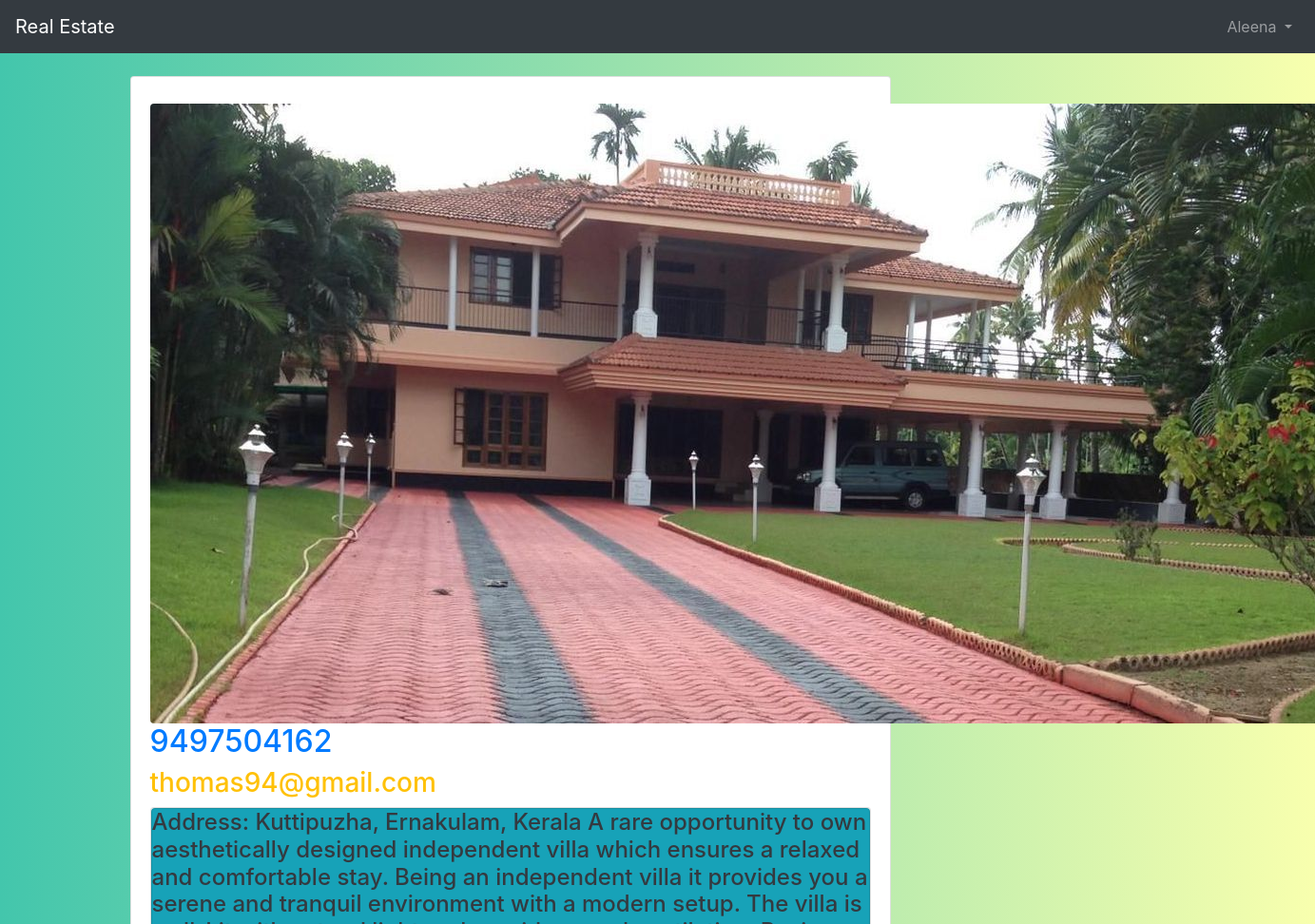
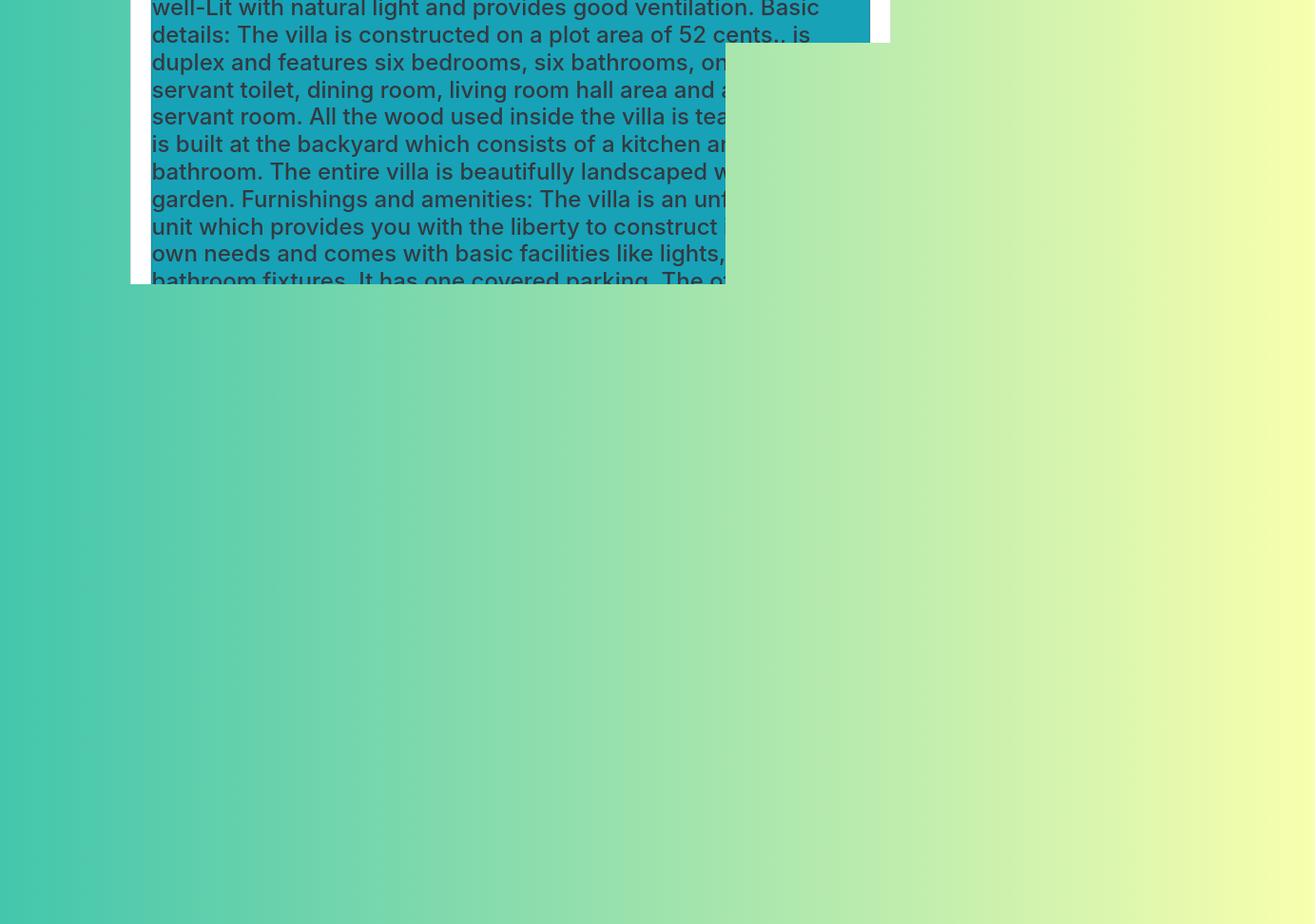
The app's page /detail/1/ (signed in) with its own data (2 pictures, top to bottom).
### users/models.py (models this page shows)
class CustomUser(AbstractUser):
	TYPE = [
			('seller'),
			('buyer'),
		]
	age = models.PositiveIntegerField(null=True, blank=True)

### realtors/models.py (models this page shows, shortened)
class Realtor(models.Model):
	bedroom_choices = {
  				'1':1,
  				'2':2,
  				'3':3,
  				'4':4,
  				'5':5,
   					}
	price_choices = {
  				'100000':'$100,000',
  				'200000':'$200,000',
  				'300000':'$300,000',
  				'400000':'$400,000',
					}
	District_choices = {
        		'TVM' : 'Thiruvananthapuram',
        		'ALP' :	'Alappuzha',
        		'KTM' :	'Kottayam',
        		'IDK' :	'Idukki',
        		'ERKLM'	:'Ernakulam,'
       				}
	class Meta:
		verbose_name = 'Realtor'
	owner_name = models.CharField(max_length=200)
	photo = models.ImageField(upload_to='photos/%Y/%m/%d/')
	description = models.TextField(blank=True)
	phone = models.CharField(max_length=20)
	email = models.CharField(max_length=50)
	district = models.TextField(blank =True)

### realtors/views.py (the view)
# urls.py: path('detail/<int:pk>/',PropertyDetailView.as_view(),name = 'detail'),
class PropertyDetailView( LoginRequiredMixin,PermissionRequiredMixin,DetailView):
	model = Realtor
	template_name ='detail.html'
	login_url = 'login'
	permission_required = 'realtors.special_access'

### templates/detail.html (shortened to what this page needs)
{% extends 'base.html' %}
{% load static %}
	{% block body %}
		<div class="card" style="width: 50rem;">
		<div class ="card-body">
	<img class= "rounded" src="{{ realtor.photo.url}}" alt=" ">
	<h2 class="text-primary"> {{ realtor.phone }} </h2>
	<h3 class="text-warning"> {{ realtor.email }}</h3>
	<div class="card" style="length: 100rem;">
			<div class="card text-white bg-info mb-3" >
			<h4 class="text-dark"> {{ realtor.description }}</h4>
		</div>
	</div>
	<h4 class="text-dark"> {{ realtor.district }}</h4>
</div>
<a href ="{% url 'contact'  %}">Contact Realtor</a>
<a href ="{% url 'edit' realtor.id %}">Edit Propety Details </a>
<a href ="{% url 'delete' realtor.id %}">Delete Propety Details </a>
</div>
<div class="mt-5">
	<h2>
	Comments </h2>
{% endblock body %}

### templates/base.html (shortened to what this page needs)
{% load static %}
<!DOCTYPE html>
<html lang="en">
  <head>
    <link rel="stylesheet" href="{% static 'css/base.css' %}">
    <link href="https://stackpath.bootstrapcdn.com/bootstrap/4.3.1/css/bootstrap.min.css" rel="stylesheet">
  </head>
  <body>
    <nav class="navbar navbar-expand-md navbar-dark bg-dark mb-4">
      <a class="navbar-brand" href="{% url 'home' %}">Real Estate </a>
      <div class="collapse navbar-collapse" id="navbarCollapse">
        {% if user.is_authenticated %}
          <ul class="navbar-nav ml-auto">
            <li class="nav-item">
              <a class="nav-link dropdown-toggle" href="#" id="userMenu"\\
              data-toggle="dropdown" aria-haspopup="true" aria-expanded\\
              ="false">
                {{ user.username }}
              </a>
            </li>
          </ul>
        {% endif %}
      </div>
    </nav>
    <div class="container">
      {% block body %}
      {% endblock body %}
    </div>
  </body>
</html>

### static/css/base.css (style rules this page uses)
body { background: linear-gradient(to right, #43c6ac, #f8ffae); height: 100%; margin: 0; background-repeat: no-repeat; background-attachment: fixed; }

### records on screen
CustomUser: username "Aleena"
Realtor: photo (picture), phone "9497504162", email "thomas94@gmail.com", description "Address: Kuttipuzha, Ernakulam, Kerala A rare opportunity to own aesthetically designed independent villa which ensures a relaxed and comfortable stay. Being an independent villa it provides you a serene and tranquil environment with a modern setup. The villa is well-Lit with natural light and provides good ventilation. Basic details: The villa is constructed on a plot area of 52 cents., is duplex and features six bedrooms, six bathrooms, one balcony, servant toilet, dining room, living room hall area and an additional servant room. All the wood used inside the villa is teak and a shed is built at the backyard which consists of a kitchen and a bathroom. The entire villa is beautifully…"
